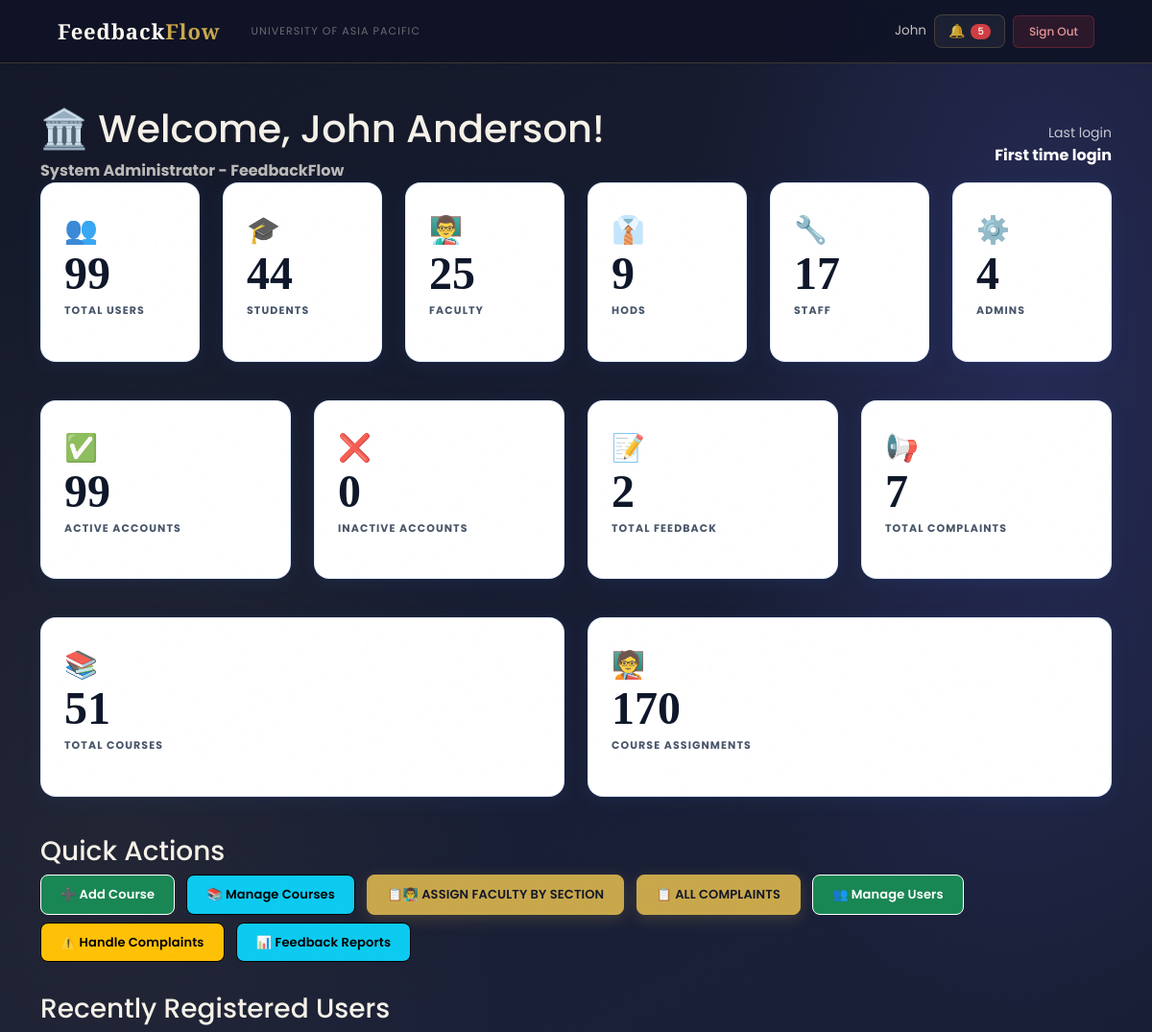
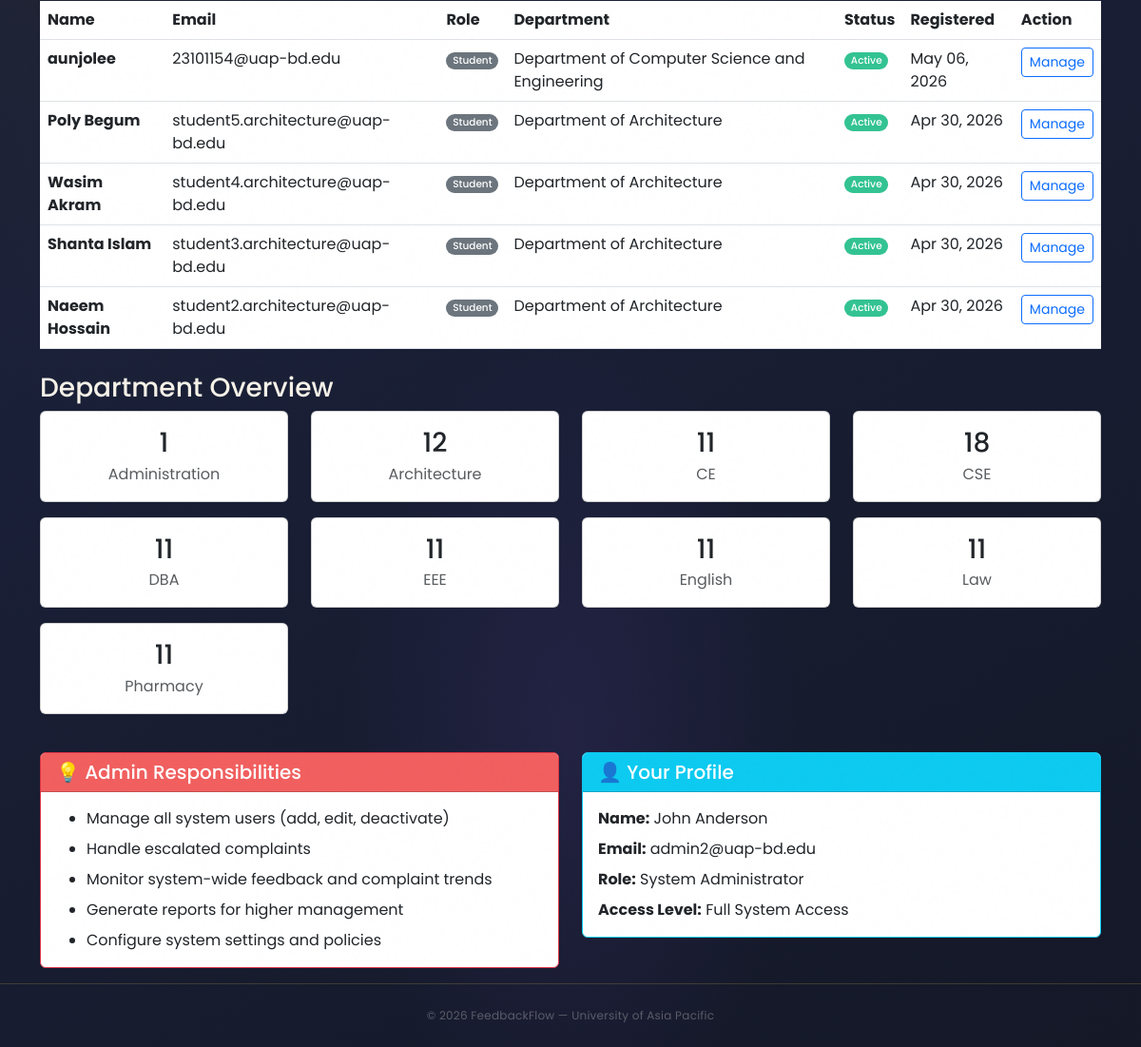
Screenshot of /dashboard/admin/ (signed in) with the database file from the repository (2 pictures, top to bottom).
### users/models.py (models this page shows, shortened)
class User(AbstractBaseUser, PermissionsMixin):
    ROLE_CHOICES = (
        ('Student', 'Student'),
        ('Faculty', 'Faculty'),
        ('HOD', 'Head of Department'),
        ('Staff', 'Staff'),
        ('Admin', 'Administrator'),
    )
    DEPARTMENT_CHOICES = (
        ('DBA', 'Department of Business Administration'),
        ('CSE', 'Department of Computer Science and Engineering'),
        ('CE', 'Department of Civil Engineering'),
        ('EEE', 'Department of Electrical and Electronic Engineering'),
        ('Pharmacy', 'Department of Pharmacy'),
        ('Law', 'Department of Law and Human Rights'),
        ('English', 'Department of English'),
        ('Architecture', 'Department of Architecture'),
    )
    email = models.EmailField(unique=True, max_length=255)
    full_name = models.CharField(max_length=150)
    role = models.CharField(max_length=20, choices=ROLE_CHOICES)
    department = models.CharField(max_length=100, choices=DEPARTMENT_CHOICES, null=True, blank=True)
    student_id = models.CharField(max_length=50, unique=True, null=True, blank=True)
    is_active = models.BooleanField(default=True)
    is_staff = models.BooleanField(default=False)
    created_at = models.DateTimeField(auto_now_add=True)
    updated_at = models.DateTimeField(auto_now=True)
    USERNAME_FIELD = 'email'
    REQUIRED_FIELDS = ['full_name']
    objects = UserManager()
    class Meta:
        verbose_name = 'User'
        verbose_name_plural = 'Users'
        ordering = ['-created_at']
    def get_short_name(self):
        return self.full_name.split()[0] if self.full_name else self.email

### users/views.py (the view)
# urls.py: path('dashboard/admin/', views.admin_dashboard, name='admin_dashboard'),
@login_required
def admin_dashboard(request):
    if request.user.role != 'Admin':
        messages.error(request, 'Access denied. Admin only.')
        return redirect('login')
    user_stats = User.objects.values('role').annotate(count=Count('id'))
    role_counts = {stat['role']: stat['count'] for stat in user_stats}
    total_feedback = Feedback.objects.count()
    total_complaints = Complaint.objects.count()
    pending_complaints = Complaint.objects.filter(status='Pending').count()
    context = {
        'page_title': 'Admin Dashboard',
        'user': request.user,
        'total_users': User.objects.count(),
        'total_courses': Course.objects.count(),
        'total_assignments': CourseAssignment.objects.count(),
        'student_count': role_counts.get('Student', 0),
        'faculty_count': role_counts.get('Faculty', 0),
        'hod_count': role_counts.get('HOD', 0),
        'staff_count': role_counts.get('Staff', 0),
        'admin_count': role_counts.get('Admin', 0),
        'active_users': User.objects.filter(is_active=True).count(),
        'inactive_users': User.objects.filter(is_active=False).count(),
        'department_stats': User.objects.filter(department__isnull=False).values('department').annotate(count=Count('id')),
        'total_feedback': total_feedback,
        'total_complaints': total_complaints,
        'pending_complaints': pending_complaints,
        'recent_users': User.objects.order_by('-created_at')[:5],
    }
    return render(request, 'users/admin_dashboard.html', context)

### users/context_processors.py (called while the page is built)
def notifications_count(request):
    if request.user.is_authenticated:
        from users.models import Notification
        count = Notification.objects.filter(
            recipient=request.user,
            is_read=False
        ).count()
        return {'unread_notifications_count': count}
    return {'unread_notifications_count': 0}

### users/templates/users/admin_dashboard.html (shortened to what this page needs)
{% extends 'users/dashboard_base.html' %}
{% block content %}
<div class="container mt-4">
    <div class="dashboard-header">
        <div class="row align-items-center">
            <div class="col-md-8">
                <h1>🏛️ Welcome, {{ user.full_name }}!</h1>
                <p class="mb-0 opacity-75">
                    <strong>System Administrator - FeedbackFlow</strong>
                </p>
            </div>
            <div class="col-md-4 text-end">
                <div class="text-white">
                    <small class="opacity-75">Last login</small><br>
                    <strong>{{ user.last_login|date:"M d, Y - h:i A"|default:"First time login" }}</strong>
                </div>
            </div>
        </div>
    </div>
    <div class="row mb-4">
        <div class="col-lg-2 col-md-4 col-sm-6 mb-3">
            <div class="stat-card blue">
                <span class="stat-icon">👥</span>
                <h2 class="stat-number">{{ total_users }}</h2>
                <p class="stat-label">Total Users</p>
            </div>
        </div>
        <div class="col-lg-2 col-md-4 col-sm-6 mb-3">
            <div class="stat-card purple">
                <span class="stat-icon">🎓</span>
                <h2 class="stat-number">{{ student_count }}</h2>
                <p class="stat-label">Students</p>
            </div>
        </div>
        <div class="col-lg-2 col-md-4 col-sm-6 mb-3">
            <div class="stat-card green">
                <span class="stat-icon">👨‍🏫</span>
                <h2 class="stat-number">{{ faculty_count }}</h2>
                <p class="stat-label">Faculty</p>
            </div>
        </div>
        <div class="col-lg-2 col-md-4 col-sm-6 mb-3">
            <div class="stat-card yellow">
                <span class="stat-icon">👔</span>
                <h2 class="stat-number">{{ hod_count }}</h2>
                <p class="stat-label">HODs</p>
            </div>
        </div>
        <div class="col-lg-2 col-md-4 col-sm-6 mb-3">
            <div class="stat-card indigo">
                <span class="stat-icon">🔧</span>
                <h2 class="stat-number">{{ staff_count }}</h2>
                <p class="stat-label">Staff</p>
            </div>
        </div>
        <div class="col-lg-2 col-md-4 col-sm-6 mb-3">
            <div class="stat-card red">
                <span class="stat-icon">⚙️</span>
                <h2 class="stat-number">{{ admin_count }}</h2>
                <p class="stat-label">Admins</p>
            </div>
        </div>
    </div>
    <div class="row mb-4">
        <div class="col-lg-3 col-md-6 mb-3">
            <div class="stat-card green">
                <span class="stat-icon">✅</span>
                <h2 class="stat-number">{{ active_users }}</h2>
                <p class="stat-label">Active Accounts</p>
            </div>
        </div>
        <div class="col-lg-3 col-md-6 mb-3">
            <div class="stat-card yellow">
                <span class="stat-icon">❌</span>
                <h2 class="stat-number">{{ inactive_users }}</h2>
                <p class="stat-label">Inactive Accounts</p>
            </div>
        </div>
        <div class="col-lg-3 col-md-6 mb-3">
            <div class="stat-card blue">
                <span class="stat-icon">📝</span>
                <h2 class="stat-number">{{ total_feedback }}</h2>
                <p class="stat-label">Total Feedback</p>
            </div>
        </div>
        <div class="col-lg-3 col-md-6 mb-3">
            <div class="stat-card purple">
                <span class="stat-icon">📢</span>
                <h2 class="stat-number">{{ total_complaints }}</h2>
                <p class="stat-label">Total Complaints</p>
            </div>
        </div>
    </div>
    <div class="row mb-4">
        <div class="col-lg-6 col-md-6 mb-3">
            <div class="stat-card blue">
                <span class="stat-icon">📚</span>
                <h2 class="stat-number">{{ total_courses }}</h2>
                <p class="stat-label">Total Courses</p>
            </div>
        </div>
        <div class="col-lg-6 col-md-6 mb-3">
            <div class="stat-card green">
                <span class="stat-icon">🧑‍🏫</span>
                <h2 class="stat-number">{{ total_assignments }}</h2>
                <p class="stat-label">Course Assignments</p>
            </div>
        </div>
    </div>
    <div class="row mb-4">
        <div class="col-12">
            <h3 class="section-title">Quick Actions</h3>
            <div>
                <a href="{% url 'admin_course_add' %}" class="btn btn-success quick-action-btn">
                    ➕ Add Course
                </a>
                <a href="{% url 'admin_course_list' %}" class="btn btn-info quick-action-btn">
                    📚 Manage Courses
                </a>
                <a href="{% url 'admin_assignments' %}" class="btn btn-primary quick-action-btn">
                    📋👨‍🏫 Assign Faculty by Section
                </a>
                <a href="{% url 'admin_complaints_list' %}" class="btn btn-primary quick-action-btn">
                    📋 All Complaints
                </a>
                <a href="{% url 'admin_user_list' %}" class="btn btn-success quick-action-btn">
                    👥 Manage Users
                </a>
                <a href="{% url 'admin_complaints_list' %}" class="btn btn-warning quick-action-btn">
                    ⚠️ Handle Complaints
                </a>
                <a href="{% url 'feedback_reports' %}" class="btn btn-info quick-action-btn">
                    📊 Feedback Reports
                </a>
            </div>
        </div>
    </div>
    <div class="row mb-4">
        <div class="col-12">
            <h3 class="section-title">Recently Registered Users</h3>
            <div class="modern-table">
                <table class="table table-hover mb-0">
                    <thead>
                    <tr>
                        <th>Name</th>
                        <th>Email</th>
                        <th>Role</th>
                        <th>Department</th>
                        <th>Status</th>
                        <th>Registered</th>
                        <th>Action</th>
                    </tr>
                    </thead>
                    <tbody>
                    {% for recent_user in recent_users %}
                    <tr>
                        <td><strong>{{ recent_user.full_name }}</strong></td>
                        <td>{{ recent_user.email }}</td>
                        <td>
                            <span class="badge bg-secondary">{{ recent_user.role }}</span>
                        </td>
                        <td>{{ recent_user.get_department_display|default:"-" }}</td>
                        <td>
                            {% if recent_user.is_active %}
                            <span class="badge bg-success">Active</span>
                            {% else %}
                            <span class="badge bg-danger">Inactive</span>
                            {% endif %}
                        </td>
                        <td>{{ recent_user.created_at|date:"M d, Y" }}</td>
                        <td>
                            <a href="{% url 'admin_user_edit' recent_user.id %}" class="btn btn-sm btn-outline-primary">Manage</a>
                        </td>
                    </tr>
                    {% empty %}
                    <tr>
                        <td colspan="7" class="text-center text-muted">No users registered yet</td>
                    </tr>
                    {% endfor %}
                    </tbody>
                </table>
            </div>
        </div>
    </div>
    <div class="row mb-4">
        <div class="col-12">
            <h3 class="section-title">Department Overview</h3>
            <div class="row">
                {% for dept_stat in department_stats %}
                <div class="col-md-3 mb-3">
                    <div class="card info-card">
                        <div class="card-body text-center">
                            <h3 class="mb-1">{{ dept_stat.count }}</h3>
                            <p class="text-muted mb-0">{{ dept_stat.department }}</p>
                        </div>
                    </div>
                </div>
                {% empty %}
                <div class="col-12">
                    <div class="alert alert-info">
                        No department statistics available yet
                    </div>
                </div>
                {% endfor %}
            </div>
        </div>
    </div>
    <div class="row">
        <div class="col-md-6 mb-3">
            <div class="card info-card border-danger">
                <div class="card-header bg-danger text-white">
                    <h5 class="mb-0">💡 Admin Responsibilities</h5>
                </div>
                <div class="card-body">
                    <ul class="mb-0">
                        <li class="mb-2">Manage all system users (add, edit, deactivate)</li>
                        <li class="mb-2">Handle escalated complaints</li>
                        <li class="mb-2">Monitor system-wide feedback and complaint trends</li>
                        <li class="mb-2">Generate reports for higher management</li>
                        <li class="mb-0">Configure system settings and policies</li>
                    </ul>
                </div>
            </div>
        </div>
        <div class="col-md-6 mb-3">
            <div class="card info-card border-info">
                <div class="card-header bg-info text-white">
                    <h5 class="mb-0">👤 Your Profile</h5>
                </div>
                <div class="card-body">
                    <p class="mb-2"><strong>Name:</strong> {{ user.full_name }}</p>
                    <p class="mb-2"><strong>Email:</strong> {{ user.email }}</p>
                    <p class="mb-2"><strong>Role:</strong> System Administrator</p>
                    <p class="mb-0"><strong>Access Level:</strong> Full System Access</p>
                </div>
            </div>
        </div>
    </div>
</div>
{% endblock %}

### users/templates/users/base.html (shortened to what this page needs)
<!DOCTYPE html>
<html lang="en">
<head>
    <link href="https://cdn.jsdelivr.net/npm/bootstrap@5.3.0/dist/css/bootstrap.min.css" rel="stylesheet">
</head>
<body>
<nav class="navbar navbar-expand-lg">
    <div class="container-fluid d-flex align-items-center gap-3">
        <a class="navbar-brand" href="/">Feedback<em>Flow</em></a>
        <span class="navbar-text d-none d-md-inline">University of Asia Pacific</span>
        {% if user.is_authenticated %}
        <div class="ms-auto d-flex align-items-center gap-2">
            <span class="nav-user-info d-none d-md-inline">{{ user.get_short_name }}</span>
            <a href="{% url 'notifications' %}" class="btn-bell">
                🔔
                {% if unread_notifications_count > 0 %}
                <span class="badge bg-danger" style="font-size:10px;padding:3px 7px;">{{ unread_notifications_count }}</span>
                {% endif %}
            </a>
            <a href="{% url 'logout' %}" class="btn-logout">Sign Out</a>
        </div>
        {% endif %}
    </div>
</nav>
<main>{% block content %}{% endblock %}</main>
<footer>
    <p>© 2026 FeedbackFlow — University of Asia Pacific</p>
</footer>
</body>
</html>

### rows the page displays
User: get_short_name "John", full_name "John Anderson", last_login "First time login", email "admin2@uap-bd.edu"
User: full_name "aunjolee", email "23101154@uap-bd.edu", role "Student", department "Department of Computer Science and Engineering", is_active "Active", created_at "May 06, 2026"
User: full_name "Poly Begum", email "student5.architecture@uap-bd.edu", role "Student", department "Department of Architecture", is_active "Active", created_at "Apr 30, 2026"
User: full_name "Wasim Akram", email "student4.architecture@uap-bd.edu", role "Student", department "Department of Architecture", is_active "Active", created_at "Apr 30, 2026"
User: full_name "Shanta Islam", email "student3.architecture@uap-bd.edu", role "Student", department "Department of Architecture", is_active "Active", created_at "Apr 30, 2026"
User: full_name "Naeem Hossain", email "student2.architecture@uap-bd.edu", role "Student", department "Department of Architecture", is_active "Active", created_at "Apr 30, 2026"

### other values shown
{{ unread_notifications_count }} "5"
{{ total_users }} "99"
{{ student_count }} "44"
{{ faculty_count }} "25"
{{ hod_count }} "9"
{{ staff_count }} "17"
{{ admin_count }} "4"
{{ active_users }} "99"
{{ inactive_users }} "0"
{{ total_feedback }} "2"
{{ total_complaints }} "7"
{{ total_courses }} "51"
{{ total_assignments }} "170"
{{ dept_stat.count }} "1" "12" "11" "18" "11" "11" "11" "11" "11"
{{ dept_stat.department }} "Administration" "Architecture" "CE" "CSE" "DBA" "EEE" "English" "Law" "Pharmacy"
